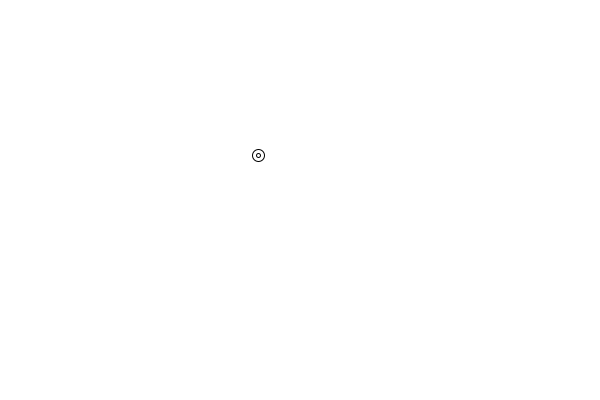
Frame 1 (no input)
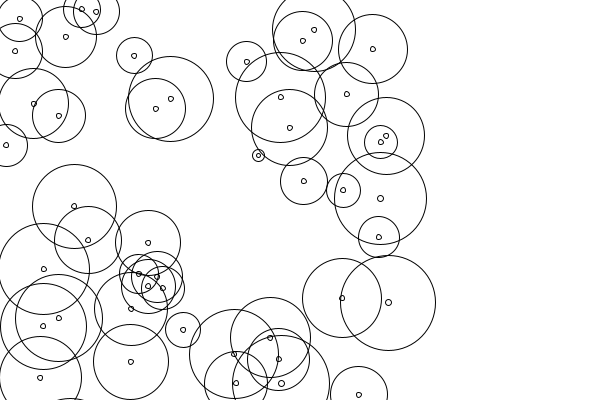
Frame 60 (the mouse pressed at the canvas centre just before this capture)
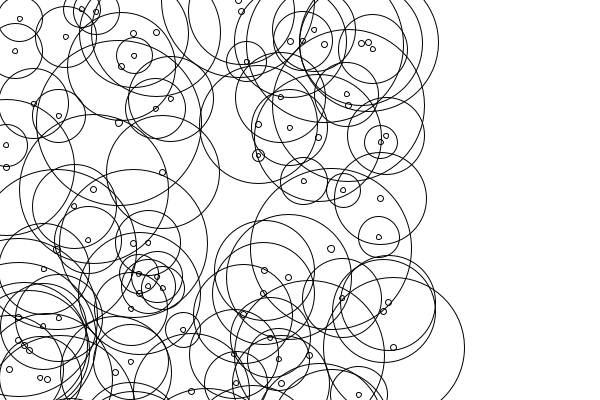
Frame 120 (the mouse held since frame 60 and released just before this capture)

The Processing sketch that drew these frames (run headless with seeded random() and noise(); from frame 60 on, the mouse is pressed at the canvas centre):

// Processing sketch: processing_4383
// ── processing_4383.pde

//3255389, Sam Yao Ling Li, ARCH1391 - Module 2
//I cannabalised an existing piece of code titled "prettylittle"
// by Sofia Quintana
// http://openprocessing.org/visuals/?visualID=3328 to achieve
//the sketch I was trying to create.Stripping the colour and size
//limiter from the colour.

void setup(){  
  size(600,400);  
  background(255); 
 
 }  

void draw (){          //This is the main body of the code that
  int m= millis()/15;  //draws the sketch.
  noFill(); 
  float x= random(height);            //the x and y value is
  float y= random(width);             //pretty straight forward.
    stroke(x,y,0,0);                  //they assign where the circles
    ellipse(x,y, second(), second()); //will be drawn, while "m"
      stroke(0);                      //randomises the side of the
      ellipse(x,y,m,m);               //circles. Circles are drawn
      ellipse(x,y,second(),second()); //with no fill, resulting
}                                     //in lines only.
